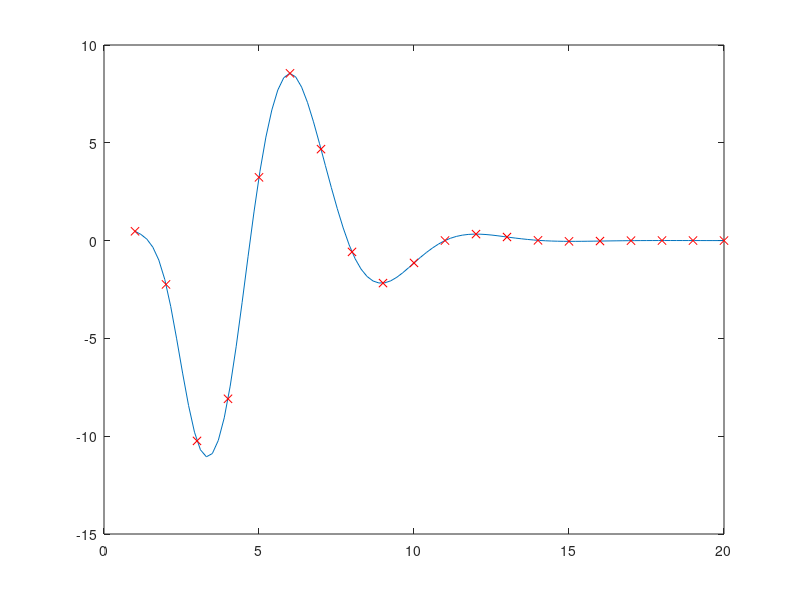

Write the MATLAB code that produced this figure.
function kubspline

data = load('spline.dat');

n = size(data,1); % pocet zadanych bodu
bodu = 100;    % pocet bodu pro vyhodnoceni

x = data(:,1); % zadane body x
y = data(:,2); % zadane hodnoty y


% napred najdeme hodnoty druhe derivace

y2  = zeros(n,1); % druha derivace
rho = zeros(n,1); % pomocna promenna pro vypocet druhe derivace
mu  = zeros(n,1); % y'' se vypocte ze soustavy s tridiag. matici

% koeficienty tridiag. matice pro vypocet y'' a jeji prava strana
a = zeros(n,1);
b = zeros(n,1);
c = zeros(n,1);
f = zeros(n,1);

for i = 2 : n-1   % koeficienty z podminky spojitosti prvni derivace
    c(i) = ( x(i)   - x(i-1) ) / 6;
    a(i) = ( x(i+1) - x(i-1) ) / 3;
    b(i) = ( x(i+1) - x(i)   ) / 6;
    f(i) = ( y(i+1) - y(i)   ) / ( x(i+1) - x(i)   ) ...
         - ( y(i)   - y(i-1) ) / ( x(i)   - x(i-1) );
end

for i = 2 : n-1   % reseni soustavy s tridiagonalni matici pro nalezeni y'' (primy beh)
   mu(i+1)  = -b(i) / ( c(i)*mu(i) + a(i) );
   rho(i+1) = ( f(i) - c(i)*rho(i) ) / ( c(i)*mu(i) + a(i) );
end

for i = n-1 : -1 : 2  % zpetny beh vypoctu y''
    y2(i) = mu(i+1)*y2(i+1) + rho(i+1);
end



% hledani hodnot interpolacniho splinu v novych bodech

krok = (x(n)-x(1))/(bodu-1); % velikost kroku pro body ve kterych budeme funkci interpolovat
xn = x(1) : krok : x(n);     % pole bodu, ve kterych interpolujeme
yn = zeros(size(xn,2),1);    % pole hodnot interpolacniho splinu v bodech xn

for i = 1 : bodu  % i iteruje pres pole bodu pro vysledek interpolace
    j = 1;        % j je index do pole znamych hodnot
    while x(j)<=xn(i)  % najdeme znamy bod vpravo od mista, kde hledame hodnotu
        if (j==n)
            break;
        end
        j = j+1;
    end
    j = j-1; % posuneme se doleva
    
    % koeficienty interpolacniho splinu
    An = ( x(j+1) - xn(i) ) / ( x(j+1) - x(j) );
    Bn = 1 - An;
    Cn = ( An^3 - An ) * (x(j+1) - x(j))^2 / 6;
    Dn = ( Bn^3 - Bn ) * (x(j+1) - x(j))^2 / 6;
    
    % hodnota interpolacniho splinu v bode i
    yn(i) = An*y(j) + Bn*y(j+1) + Cn*y2(j) + Dn*y2(j+1);
    
end

plot(xn, yn);
hold on;
plot(x,y,'rx');
hold off;

end
